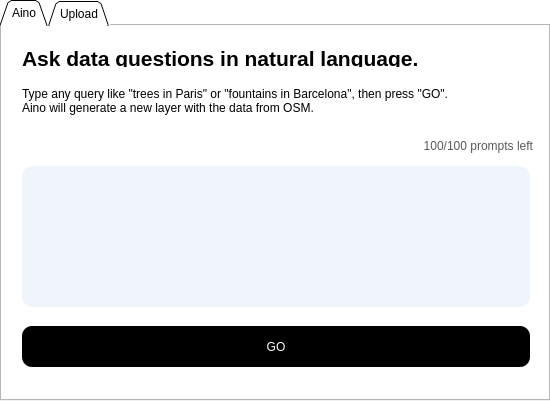
<?xml version="1.0" encoding="UTF-8"?>
<ui version="4.0">
 <class>aino_tab</class>
 <widget class="QTabWidget" name="aino_tab">
  <property name="enabled">
   <bool>true</bool>
  </property>
  <property name="geometry">
   <rect>
    <x>0</x>
    <y>0</y>
    <width>550</width>
    <height>401</height>
   </rect>
  </property>
  <property name="maximumSize">
   <size>
    <width>550</width>
    <height>16777215</height>
   </size>
  </property>
  <property name="windowTitle">
   <string>Aino</string>
  </property>
  <property name="styleSheet">
   <string notr="true">background-color: white</string>
  </property>
  <property name="tabPosition">
   <enum>QTabWidget::North</enum>
  </property>
  <property name="tabShape">
   <enum>QTabWidget::Triangular</enum>
  </property>
  <property name="currentIndex">
   <number>0</number>
  </property>
  <property name="iconSize">
   <size>
    <width>138</width>
    <height>58</height>
   </size>
  </property>
  <property name="elideMode">
   <enum>Qt::ElideLeft</enum>
  </property>
  <property name="movable">
   <bool>false</bool>
  </property>
  <widget class="QWidget" name="main_tab">
   <attribute name="title">
    <string>Aino</string>
   </attribute>
   <widget class="QPlainTextEdit" name="prompt_field">
    <property name="geometry">
     <rect>
      <x>20</x>
      <y>140</y>
      <width>508</width>
      <height>141</height>
     </rect>
    </property>
    <property name="styleSheet">
     <string notr="true">background-color: rgb(240, 244,251);
border-style: outset;
border-radius: 10px;
border-color: rgb(221,229,240);
border-wight: 1px;
padding: 10 px;
padding-left: 10 px

</string>
    </property>
   </widget>
   <widget class="QPushButton" name="go_button">
    <property name="enabled">
     <bool>true</bool>
    </property>
    <property name="geometry">
     <rect>
      <x>20</x>
      <y>300</y>
      <width>508</width>
      <height>41</height>
     </rect>
    </property>
    <property name="palette">
     <palette>
      <active>
       <colorrole role="WindowText">
        <brush brushstyle="SolidPattern">
         <color alpha="255">
          <red>255</red>
          <green>255</green>
          <blue>255</blue>
         </color>
        </brush>
       </colorrole>
       <colorrole role="Button">
        <brush brushstyle="SolidPattern">
         <color alpha="255">
          <red>0</red>
          <green>0</green>
          <blue>0</blue>
         </color>
        </brush>
       </colorrole>
       <colorrole role="Text">
        <brush brushstyle="SolidPattern">
         <color alpha="255">
          <red>255</red>
          <green>255</green>
          <blue>255</blue>
         </color>
        </brush>
       </colorrole>
       <colorrole role="ButtonText">
        <brush brushstyle="SolidPattern">
         <color alpha="255">
          <red>255</red>
          <green>255</green>
          <blue>255</blue>
         </color>
        </brush>
       </colorrole>
       <colorrole role="Base">
        <brush brushstyle="SolidPattern">
         <color alpha="255">
          <red>0</red>
          <green>0</green>
          <blue>0</blue>
         </color>
        </brush>
       </colorrole>
       <colorrole role="Window">
        <brush brushstyle="SolidPattern">
         <color alpha="255">
          <red>0</red>
          <green>0</green>
          <blue>0</blue>
         </color>
        </brush>
       </colorrole>
      </active>
      <inactive>
       <colorrole role="WindowText">
        <brush brushstyle="SolidPattern">
         <color alpha="255">
          <red>255</red>
          <green>255</green>
          <blue>255</blue>
         </color>
        </brush>
       </colorrole>
       <colorrole role="Button">
        <brush brushstyle="SolidPattern">
         <color alpha="255">
          <red>0</red>
          <green>0</green>
          <blue>0</blue>
         </color>
        </brush>
       </colorrole>
       <colorrole role="Text">
        <brush brushstyle="SolidPattern">
         <color alpha="255">
          <red>255</red>
          <green>255</green>
          <blue>255</blue>
         </color>
        </brush>
       </colorrole>
       <colorrole role="ButtonText">
        <brush brushstyle="SolidPattern">
         <color alpha="255">
          <red>255</red>
          <green>255</green>
          <blue>255</blue>
         </color>
        </brush>
       </colorrole>
       <colorrole role="Base">
        <brush brushstyle="SolidPattern">
         <color alpha="255">
          <red>0</red>
          <green>0</green>
          <blue>0</blue>
         </color>
        </brush>
       </colorrole>
       <colorrole role="Window">
        <brush brushstyle="SolidPattern">
         <color alpha="255">
          <red>0</red>
          <green>0</green>
          <blue>0</blue>
         </color>
        </brush>
       </colorrole>
      </inactive>
      <disabled>
       <colorrole role="WindowText">
        <brush brushstyle="SolidPattern">
         <color alpha="255">
          <red>255</red>
          <green>255</green>
          <blue>255</blue>
         </color>
        </brush>
       </colorrole>
       <colorrole role="Button">
        <brush brushstyle="SolidPattern">
         <color alpha="255">
          <red>0</red>
          <green>0</green>
          <blue>0</blue>
         </color>
        </brush>
       </colorrole>
       <colorrole role="Text">
        <brush brushstyle="SolidPattern">
         <color alpha="255">
          <red>255</red>
          <green>255</green>
          <blue>255</blue>
         </color>
        </brush>
       </colorrole>
       <colorrole role="ButtonText">
        <brush brushstyle="SolidPattern">
         <color alpha="255">
          <red>255</red>
          <green>255</green>
          <blue>255</blue>
         </color>
        </brush>
       </colorrole>
       <colorrole role="Base">
        <brush brushstyle="SolidPattern">
         <color alpha="255">
          <red>0</red>
          <green>0</green>
          <blue>0</blue>
         </color>
        </brush>
       </colorrole>
       <colorrole role="Window">
        <brush brushstyle="SolidPattern">
         <color alpha="255">
          <red>0</red>
          <green>0</green>
          <blue>0</blue>
         </color>
        </brush>
       </colorrole>
      </disabled>
     </palette>
    </property>
    <property name="cursor">
     <cursorShape>PointingHandCursor</cursorShape>
    </property>
    <property name="styleSheet">
     <string notr="true">background-color: black;
color: white;
border-radius: 10px;
</string>
    </property>
    <property name="text">
     <string>GO</string>
    </property>
    <property name="default">
     <bool>false</bool>
    </property>
   </widget>
   <widget class="QLabel" name="label">
    <property name="geometry">
     <rect>
      <x>20</x>
      <y>20</y>
      <width>511</width>
      <height>21</height>
     </rect>
    </property>
    <property name="font">
     <font>
      <pointsize>16</pointsize>
      <weight>75</weight>
      <bold>true</bold>
     </font>
    </property>
    <property name="text">
     <string>&lt;html&gt;&lt;head/&gt;&lt;body&gt;&lt;p&gt;Ask data questions in natural language.&lt;/p&gt;&lt;/body&gt;&lt;/html&gt;</string>
    </property>
   </widget>
   <widget class="QLabel" name="label_3">
    <property name="geometry">
     <rect>
      <x>20</x>
      <y>50</y>
      <width>511</width>
      <height>51</height>
     </rect>
    </property>
    <property name="text">
     <string>&lt;html&gt;&lt;head/&gt;&lt;body&gt;&lt;p&gt;Type any query like &amp;quot;trees in Paris&amp;quot; or &amp;quot;fountains in Barcelona&amp;quot;, then press &amp;quot;GO&amp;quot;. &lt;br/&gt;Aino will generate a new layer with the data from OSM.&lt;/p&gt;&lt;/body&gt;&lt;/html&gt;</string>
    </property>
   </widget>
   <widget class="QLabel" name="label_4">
    <property name="geometry">
     <rect>
      <x>400</x>
      <y>110</y>
      <width>131</width>
      <height>21</height>
     </rect>
    </property>
    <property name="text">
     <string>&lt;html&gt;&lt;head/&gt;&lt;body&gt;&lt;p align=&quot;right&quot;&gt;&lt;span style=&quot; color:#595959;&quot;&gt;100/100 prompts left&lt;/span&gt;&lt;/p&gt;&lt;/body&gt;&lt;/html&gt;</string>
    </property>
   </widget>
  </widget>
  <widget class="QWidget" name="upload_tab">
   <attribute name="title">
    <string>Upload</string>
   </attribute>
   <widget class="QLabel" name="label_2">
    <property name="geometry">
     <rect>
      <x>20</x>
      <y>20</y>
      <width>271</width>
      <height>16</height>
     </rect>
    </property>
    <property name="font">
     <font>
      <pointsize>16</pointsize>
      <weight>75</weight>
      <bold>true</bold>
     </font>
    </property>
    <property name="text">
     <string>Upload layers from QGIS to Aino.</string>
    </property>
   </widget>
   <widget class="QLabel" name="label_6">
    <property name="geometry">
     <rect>
      <x>20</x>
      <y>60</y>
      <width>501</width>
      <height>20</height>
     </rect>
    </property>
    <property name="text">
     <string>&lt;html&gt;&lt;head/&gt;&lt;body&gt;&lt;p&gt;Please input the web link to the Aino project to upload data layers from QGIS.&lt;/p&gt;&lt;/body&gt;&lt;/html&gt;</string>
    </property>
   </widget>
   <widget class="QLineEdit" name="project_link_text">
    <property name="geometry">
     <rect>
      <x>20</x>
      <y>90</y>
      <width>511</width>
      <height>41</height>
     </rect>
    </property>
    <property name="styleSheet">
     <string notr="true">background-color: white;
color: black;
border-style: outset;
border-radius: 10px;
border-color: grey;
border-width: 1px;
padding: 10px;</string>
    </property>
    <property name="placeholderText">
     <string>Link to Aino project</string>
    </property>
    <property name="clearButtonEnabled">
     <bool>false</bool>
    </property>
   </widget>
   <widget class="QScrollArea" name="scroll_area">
    <property name="geometry">
     <rect>
      <x>20</x>
      <y>180</y>
      <width>511</width>
      <height>131</height>
     </rect>
    </property>
    <property name="styleSheet">
     <string notr="true">background-color: rgb(247, 249, 255)</string>
    </property>
    <property name="widgetResizable">
     <bool>true</bool>
    </property>
    <widget class="QWidget" name="scrollAreaWidgetContents_2">
     <property name="geometry">
      <rect>
       <x>0</x>
       <y>0</y>
       <width>509</width>
       <height>129</height>
      </rect>
     </property>
    </widget>
   </widget>
   <widget class="QPushButton" name="upload_button">
    <property name="geometry">
     <rect>
      <x>420</x>
      <y>320</y>
      <width>113</width>
      <height>41</height>
     </rect>
    </property>
    <property name="palette">
     <palette>
      <active>
       <colorrole role="WindowText">
        <brush brushstyle="SolidPattern">
         <color alpha="255">
          <red>255</red>
          <green>255</green>
          <blue>255</blue>
         </color>
        </brush>
       </colorrole>
       <colorrole role="Button">
        <brush brushstyle="SolidPattern">
         <color alpha="255">
          <red>0</red>
          <green>0</green>
          <blue>0</blue>
         </color>
        </brush>
       </colorrole>
       <colorrole role="Text">
        <brush brushstyle="SolidPattern">
         <color alpha="255">
          <red>255</red>
          <green>255</green>
          <blue>255</blue>
         </color>
        </brush>
       </colorrole>
       <colorrole role="ButtonText">
        <brush brushstyle="SolidPattern">
         <color alpha="255">
          <red>255</red>
          <green>255</green>
          <blue>255</blue>
         </color>
        </brush>
       </colorrole>
       <colorrole role="Base">
        <brush brushstyle="SolidPattern">
         <color alpha="255">
          <red>0</red>
          <green>0</green>
          <blue>0</blue>
         </color>
        </brush>
       </colorrole>
       <colorrole role="Window">
        <brush brushstyle="SolidPattern">
         <color alpha="255">
          <red>0</red>
          <green>0</green>
          <blue>0</blue>
         </color>
        </brush>
       </colorrole>
      </active>
      <inactive>
       <colorrole role="WindowText">
        <brush brushstyle="SolidPattern">
         <color alpha="255">
          <red>255</red>
          <green>255</green>
          <blue>255</blue>
         </color>
        </brush>
       </colorrole>
       <colorrole role="Button">
        <brush brushstyle="SolidPattern">
         <color alpha="255">
          <red>0</red>
          <green>0</green>
          <blue>0</blue>
         </color>
        </brush>
       </colorrole>
       <colorrole role="Text">
        <brush brushstyle="SolidPattern">
         <color alpha="255">
          <red>255</red>
          <green>255</green>
          <blue>255</blue>
         </color>
        </brush>
       </colorrole>
       <colorrole role="ButtonText">
        <brush brushstyle="SolidPattern">
         <color alpha="255">
          <red>255</red>
          <green>255</green>
          <blue>255</blue>
         </color>
        </brush>
       </colorrole>
       <colorrole role="Base">
        <brush brushstyle="SolidPattern">
         <color alpha="255">
          <red>0</red>
          <green>0</green>
          <blue>0</blue>
         </color>
        </brush>
       </colorrole>
       <colorrole role="Window">
        <brush brushstyle="SolidPattern">
         <color alpha="255">
          <red>0</red>
          <green>0</green>
          <blue>0</blue>
         </color>
        </brush>
       </colorrole>
      </inactive>
      <disabled>
       <colorrole role="WindowText">
        <brush brushstyle="SolidPattern">
         <color alpha="255">
          <red>255</red>
          <green>255</green>
          <blue>255</blue>
         </color>
        </brush>
       </colorrole>
       <colorrole role="Button">
        <brush brushstyle="SolidPattern">
         <color alpha="255">
          <red>0</red>
          <green>0</green>
          <blue>0</blue>
         </color>
        </brush>
       </colorrole>
       <colorrole role="Text">
        <brush brushstyle="SolidPattern">
         <color alpha="255">
          <red>255</red>
          <green>255</green>
          <blue>255</blue>
         </color>
        </brush>
       </colorrole>
       <colorrole role="ButtonText">
        <brush brushstyle="SolidPattern">
         <color alpha="255">
          <red>255</red>
          <green>255</green>
          <blue>255</blue>
         </color>
        </brush>
       </colorrole>
       <colorrole role="Base">
        <brush brushstyle="SolidPattern">
         <color alpha="255">
          <red>0</red>
          <green>0</green>
          <blue>0</blue>
         </color>
        </brush>
       </colorrole>
       <colorrole role="Window">
        <brush brushstyle="SolidPattern">
         <color alpha="255">
          <red>0</red>
          <green>0</green>
          <blue>0</blue>
         </color>
        </brush>
       </colorrole>
      </disabled>
     </palette>
    </property>
    <property name="cursor">
     <cursorShape>PointingHandCursor</cursorShape>
    </property>
    <property name="styleSheet">
     <string notr="true">background-color: black;
color: white;
border-radius: 5px;

</string>
    </property>
    <property name="text">
     <string>Upload</string>
    </property>
    <property name="default">
     <bool>true</bool>
    </property>
   </widget>
   <widget class="QLabel" name="label_7">
    <property name="geometry">
     <rect>
      <x>20</x>
      <y>150</y>
      <width>501</width>
      <height>20</height>
     </rect>
    </property>
    <property name="styleSheet">
     <string notr="true">background-color: white</string>
    </property>
    <property name="text">
     <string>Select layers for upload:</string>
    </property>
   </widget>
  </widget>
 </widget>
 <tabstops>
  <tabstop>prompt_field</tabstop>
  <tabstop>go_button</tabstop>
 </tabstops>
 <resources/>
 <connections/>
</ui>
